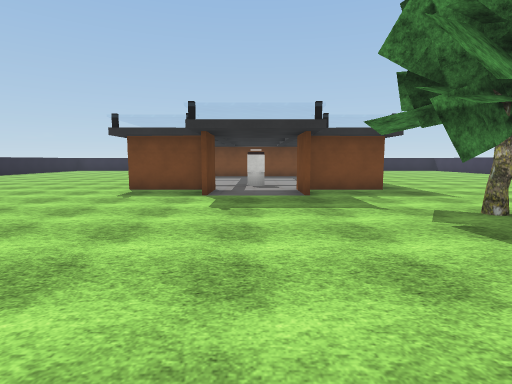
View 1 (above)

24 first-person views from a walk through a 3-D level made in the Unity game engine. The camera is 1.5 m above the floor, tilts 6° down and sees 80° across. Doors are open. The floor is counted in squares, 2 m on a side. Each view is taken from the middle of a square. On the plan, view 1 faces up. The plan holds only what a view shows up to about 10 squares ahead; the rest is blank. The player character is not drawn. Some animated figures are not drawn. Some surface patterns are stand-ins.

View 2
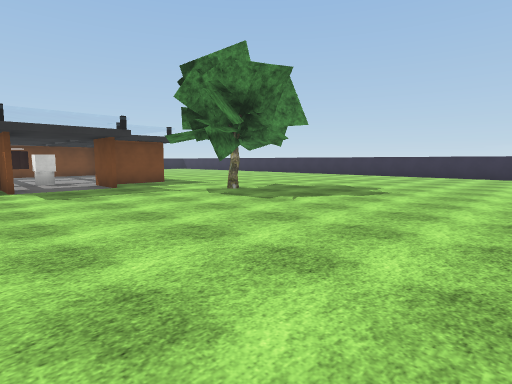

View 3
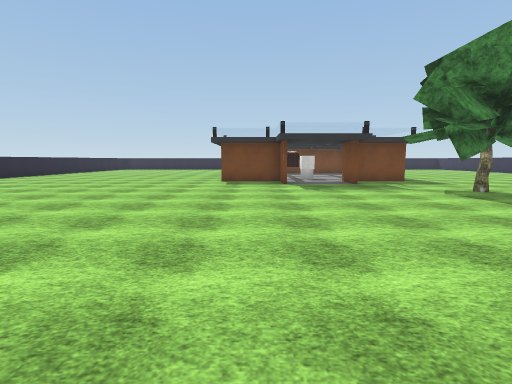

View 4
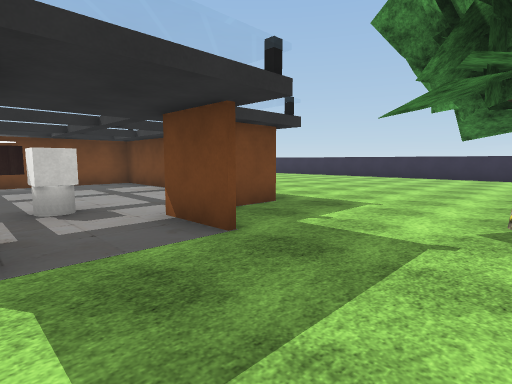

View 5
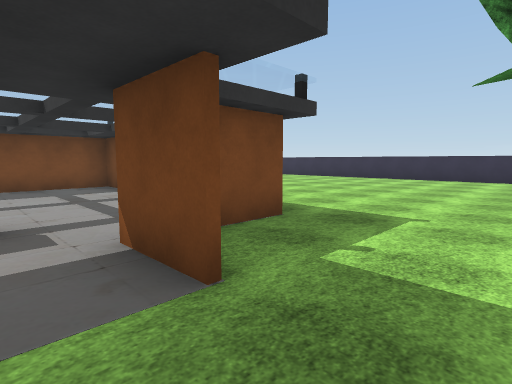

View 6
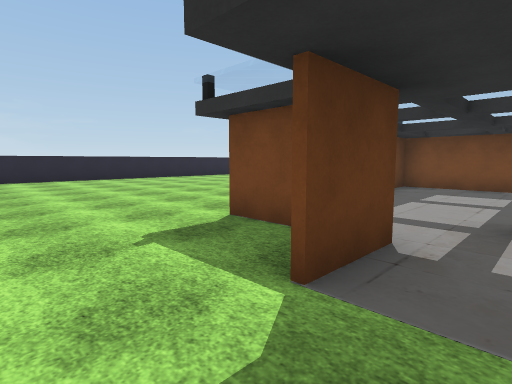

View 7
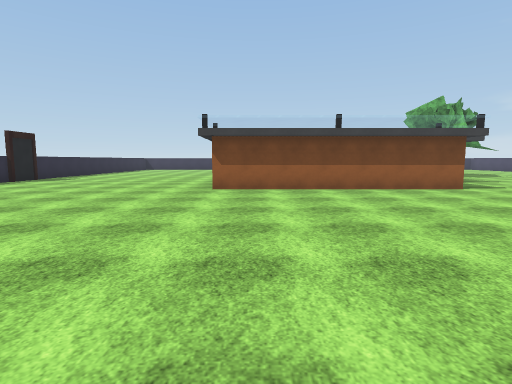

View 8
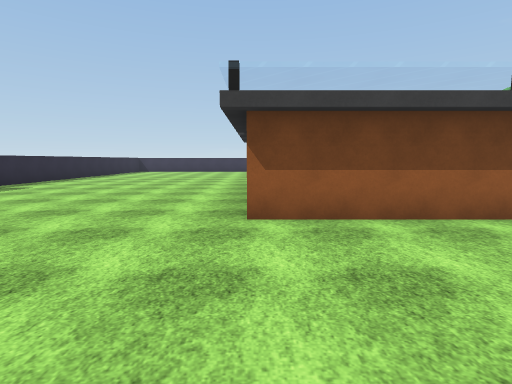

View 9
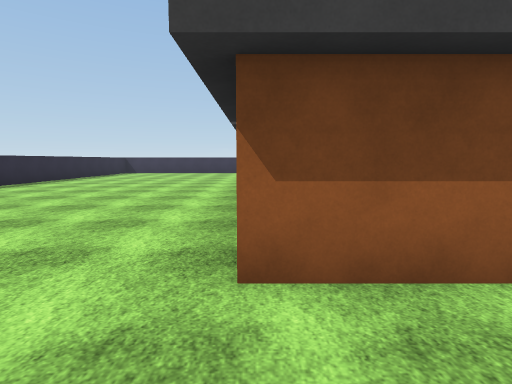

View 10
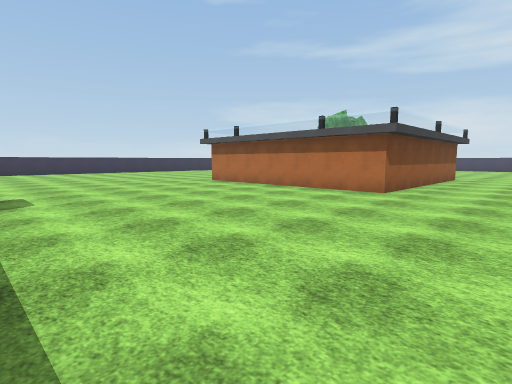

View 11
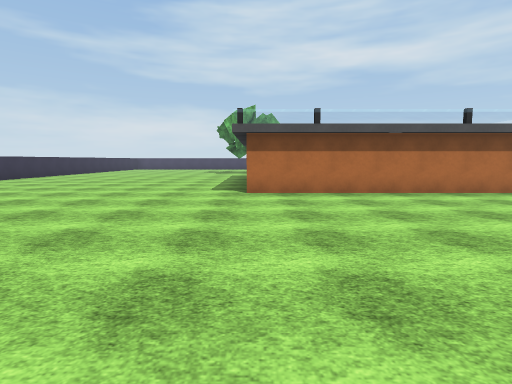

View 12
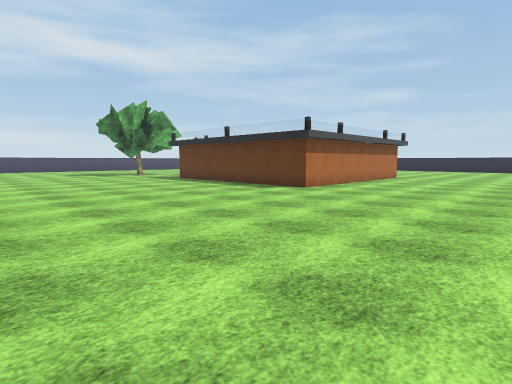

View 13
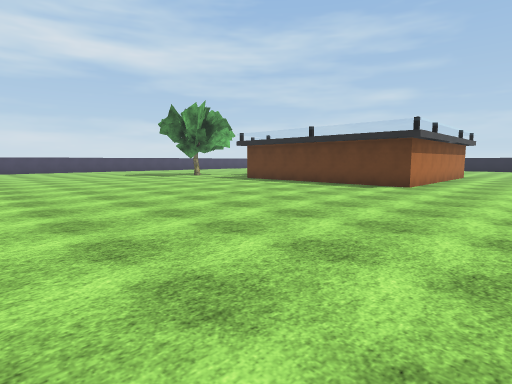

View 14
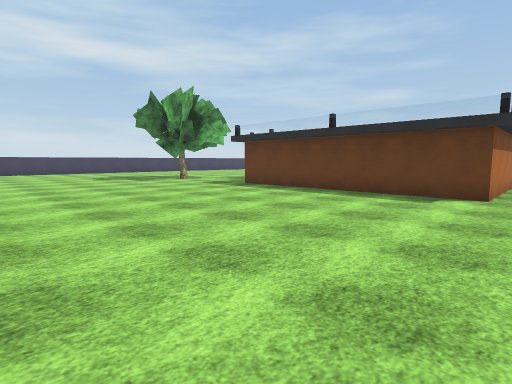

View 15
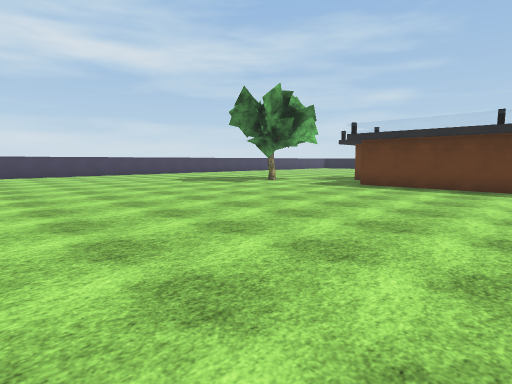

View 16
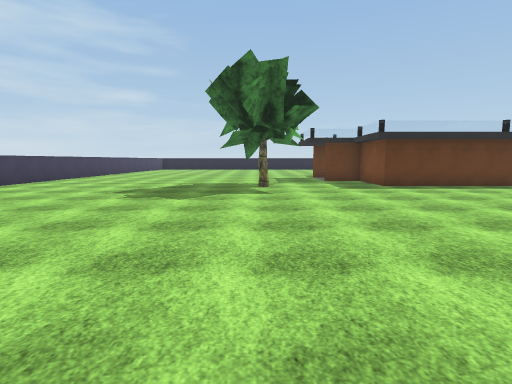

View 17
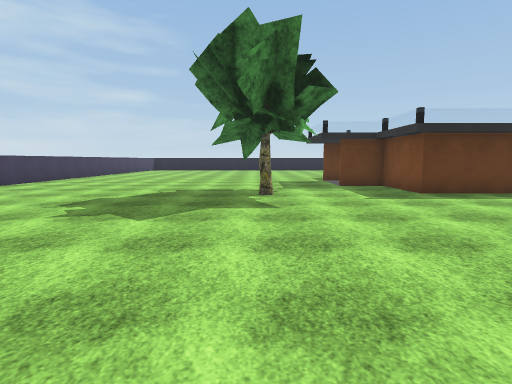

View 18
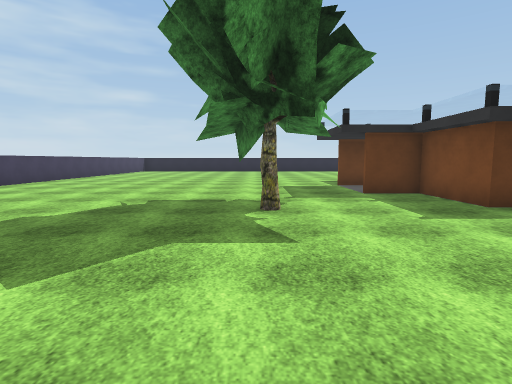

View 19
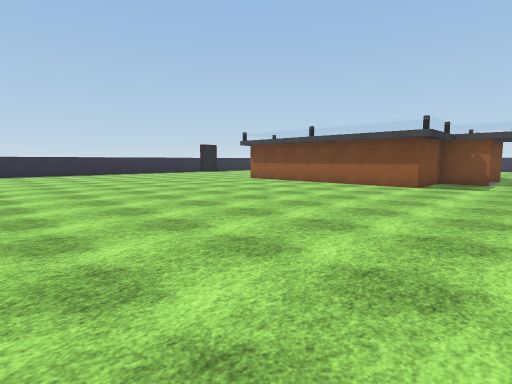

View 20
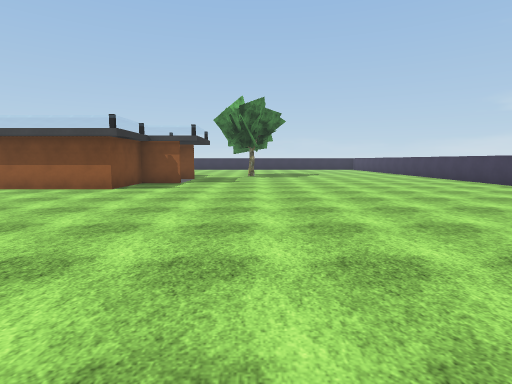

View 21
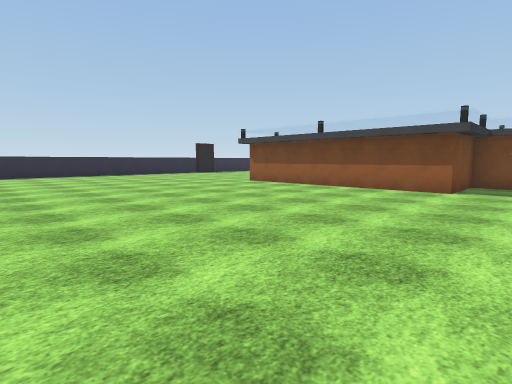

View 22
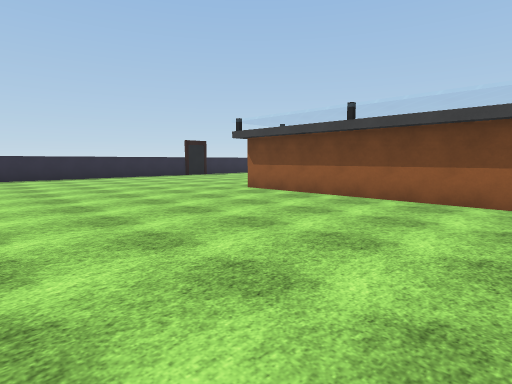

View 23
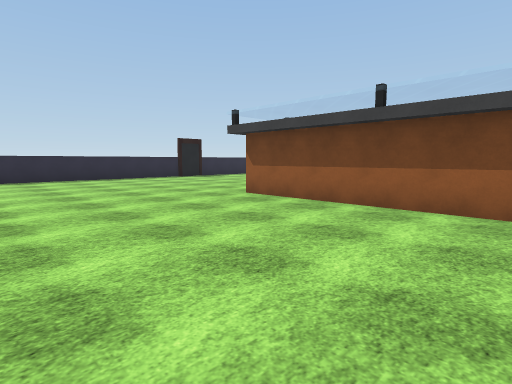

View 24
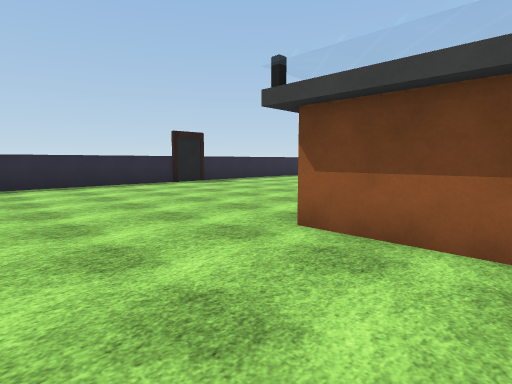

### Floor plan
Points are (right, up) in squares from view 1. A wall is a line through its corners. A room is listed if a view was taken in it or the views show most of it. See-through windows are left out.
Room 1 (views 1, 2, 3, 4, 5, 6, 7, 8, 9, 10, 11, 12, 13, 14, 15, 16, 17, 18, 19, 20, 21, 22, 23, 24)
walls: (-1.1, 6.4) (-1.1, 7.7) (-3.2, 7.7) (-3.2, 14.1) (3.2, 14.1) (3.2, 7.7) (1.1, 7.7) (1.1, 6.4); (-12.4, 6.9) (-12.4, 6); (-2.1, -3.4) (3.2, -3.4); (-1.1, 21.4) (-7, 21.4); (12.4, 6) (12.4, 6.9); (5.1, 21.4) (1.8, 21.4)
ways out: open door at (0, 6.5) to room 2
objects: tree (3, 4) to (4, 4)
Room 2 (no view inside)
walls: (3.1, 11.6) (3.1, 14) (-3.1, 14) (-3.1, 13.2); (-1, 7.9) (-1, 6.4); (1, 6.4) (1, 7.9)
ways out: open door at (0, 6.5) to room 1
objects: cube (0, 9)

Where each view was taken, in squares from view 1:
view 1: 0 up, 0 right, facing up
view 2: 2 down, 2 left, facing up-right
view 3: 3 down, 2 left, facing up
view 4: 4 up, 1 left, facing up-right
view 5: 5 up, 0 right, facing up-right
view 6: 5 up, 0 right, facing up-left
view 7: 13 up, 11 left, facing right
view 8: 14 up, 7 left, facing right
view 9: 14 up, 5 left, facing right
view 10: 21 up, 6 left, facing down-right
view 11: 21 up, 3 right, facing down
view 12: 19 up, 10 right, facing down-left
view 13: 17 up, 12 right, facing down-left
view 14: 15 up, 10 right, facing down-left
view 15: 12 up, 12 right, facing down-left
view 16: 4 up, 12 right, facing left
view 17: 4 up, 10 right, facing left
view 18: 4 up, 8 right, facing left
view 19: 5 up, 12 left, facing up-right
view 20: 4 up, 11 left, facing right
view 21: 6 up, 11 left, facing up-right
view 22: 8 up, 9 left, facing up-right
view 23: 9 up, 8 left, facing up-right
view 24: 12 up, 6 left, facing up-right
